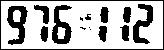
#> input picture training/1362268526.jpg, 164 x 50 px
$ python -i train_synthetic.py   (imports and definitions only)   (older library calls are emulated)
#> lines starting #> are read from the running program, lines starting #| are printed output that depends on the picture
"""Make the training set
"""
import numpy as np
import warnings
import scipy.misc
import cPickle as pickle
import matplotlib.pyplot as pp
import logging
# [1 line not run here, left out]

from skimage import color, filter, io, transform, morphology
from sklearn import cross_validation, svm
from sklearn.neighbors import KNeighborsClassifier

# [47 lines left out: functions shift, noise, not called in this run]

def modify(img):
    """Randomly modify an image

    This is a preprocessing step for training an OCR classifier. It takes
    in an image and casts it to greyscale, reshapes it, and adds some
    (1) rotations, (2) translations and (3) noise.

    If more efficiency is needed, we could factor out some of the initial
    nonrandom transforms.
    """

    block_size = np.random.uniform(20, 40)
    rotation = 5*np.random.randn()

    #print 'BLOCK SIZE', block_size
    #print 'ROTATION  ', rotation

    img = color.rgb2grey(img)
    img = transform.resize(img, output_shape=(50,30))
    img = filter.threshold_adaptive(img, block_size=block_size)

    # rotate the image
    img = np.logical_not(transform.rotate(np.logical_not(img), rotation))
    # translate the image
    img = shift(img)
    # add some noise to the image
    img = noise(img)

    img = transform.resize(img, output_shape=(25,15))
    return filter.threshold_adaptive(img, block_size=25)


# [61 lines left out: functions main, fit, not called in this run]

# [2 lines not run here, left out]
    #main()


>>> import cv2
>>> picture = cv2.cvtColor(cv2.imread('../training/1362268526.jpg'), cv2.COLOR_BGR2RGB)
#> picture is the input picture: shape (50, 164, 3); min 0, max 255, mean 181.4
>>> result = modify(picture)
#> in modify, `img = transform.resize(img, output_shape=(50,30))`:
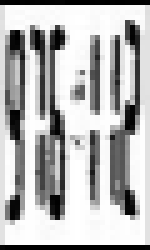
#> img: shape (50, 30) float64 (shown 5 times larger); min 0, max 1, mean 0.715
#> (the run stopped early here; a loop or call above may not have finished)

$ run again, on training/1362268601.jpg
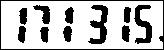
#> input picture training/1362268601.jpg, 164 x 50 px
#> picture is the input picture: shape (50, 164, 3); min 0, max 255, mean 190
#> in modify, `img = transform.resize(img, output_shape=(50,30))`:
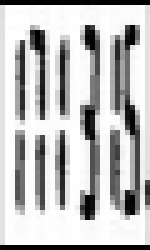
#> img: shape (50, 30) float64 (shown 5 times larger); min 0, max 1, mean 0.749

$ run again, on training/1362268647.jpg
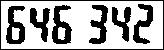
#> input picture training/1362268647.jpg, 164 x 50 px
#> picture is the input picture: shape (50, 164, 3); min 0, max 255, mean 172
#> in modify, `img = transform.resize(img, output_shape=(50,30))`:
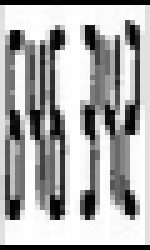
#> img: shape (50, 30) float64 (shown 5 times larger); min 0, max 1, mean 0.679

$ run again, on training/1362268732.jpg
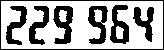
#> input picture training/1362268732.jpg, 164 x 50 px
#> picture is the input picture: shape (50, 164, 3); min 0, max 255, mean 168.6
#> in modify, `img = transform.resize(img, output_shape=(50,30))`:
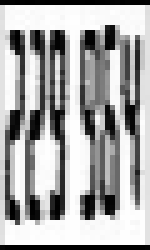
#> img: shape (50, 30) float64 (shown 5 times larger); min 0, max 1, mean 0.665
